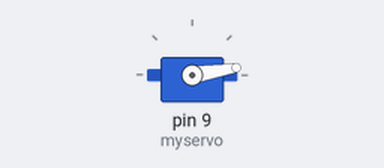
A sketch run on a simulated Arduino Uno, built with avr-gcc and run on an emulated ATmega328P. On the bench: servo.

Above: at 1.05 s.
At 1.45 s:
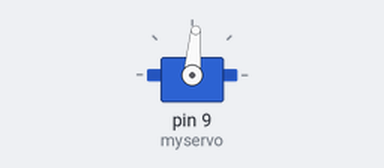
At 1.85 s:
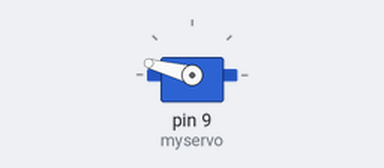
At 2.7 s:
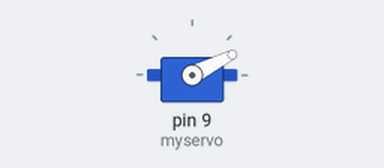
Timing chart, 0 to 7.5 s (numbered marks = the images above):
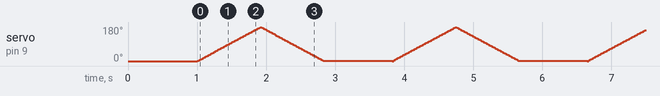

The sketch:

lesson11.ino
```cpp
#include <Servo.h>
Servo myservo;  // create servo object to control a servo
int i=0;
void setup()
{
  Serial.begin(9600);
  myservo.attach(9);  // modify each pin to adjust
  myservo.write(i);
  delay(1000);
}

void loop()
{
  for(i;i<180;i++)
  {
    myservo.write(i);
    delay(5);
  }
  for(i;i>0;i--)
  {
    myservo.write(i);
    delay(5);
  }
  delay(1000);
}
```
